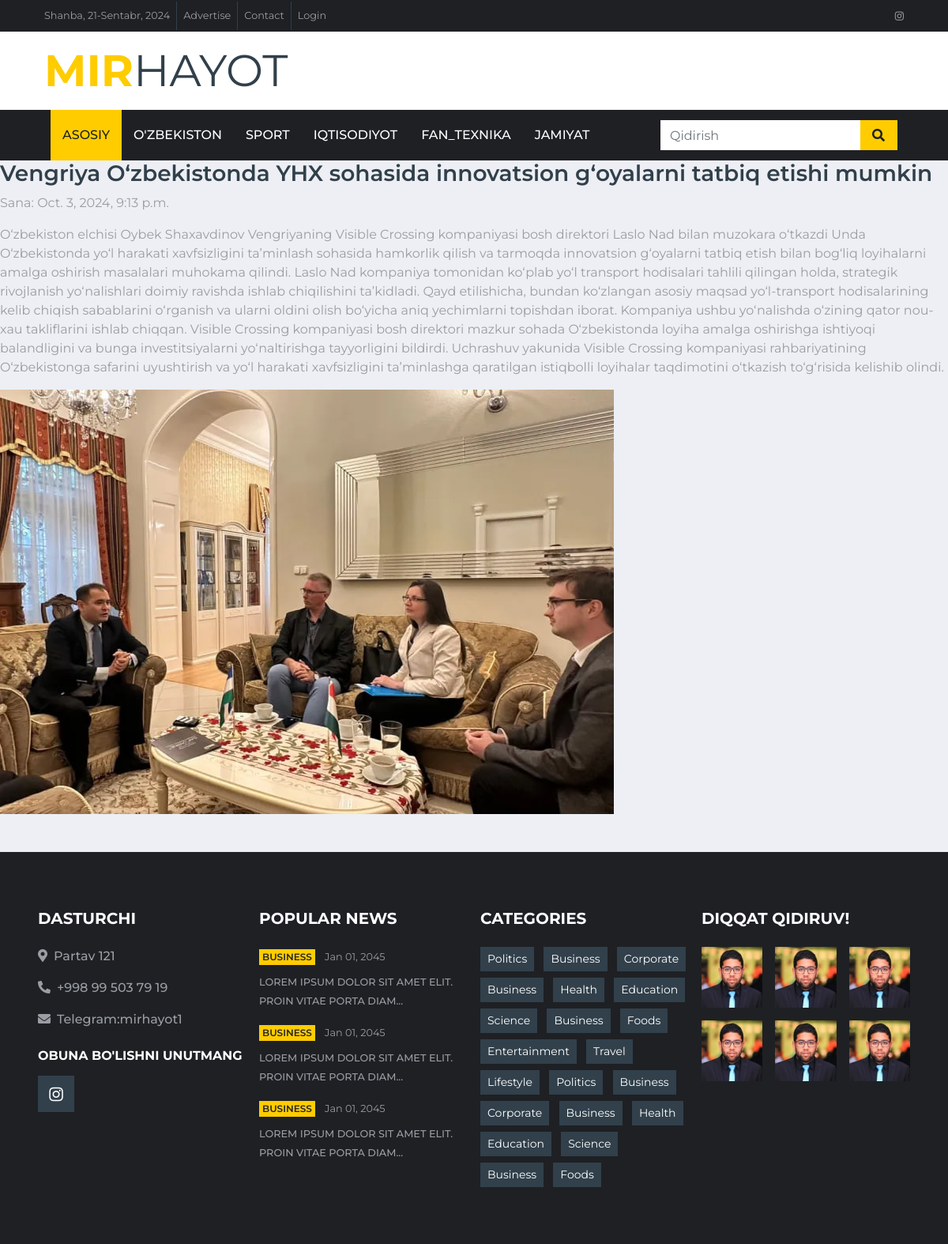
The page /news/67 on the database its author committed.
### news_app/models.py (models this page shows, shortened)
class News(models.Model):
    class Status(models.TextChoices):
        DRAFT = 'DF', 'Draft'
        Published = 'PB', 'Published'
    title = models.CharField(max_length=300)
    slug = models.SlugField(max_length=300)
    body = models.TextField()
    image = models.ImageField(upload_to='news/images')
    category = models.ForeignKey(Category, on_delete=models.CASCADE)
    publish_time = models.DateTimeField(default=timezone.now())
    created_time = models.DateTimeField(auto_now_add=True)
    updated_time = models.DateTimeField(auto_now=True)
    status = models.CharField(max_length=2,
                              choices=Status.choices,
                              default=Status.DRAFT)
    objects = models.Manager()
    published = PublishedManager()
    class Meta:
        ordering = ["-publish_time"]

### news_app/views.py (the view)
# urls.py: path("news/<int:id>", news_detail, name='news_detail_page'),
def news_detail(request, id):
    news = get_object_or_404(News, id=id, status=News.Status.Published)
    context = {
        'news': news
    }
    return render(request, "news/news_detail.html", context=context)

### templates/news/news_detail.html
{% extends "news/base.html" %}
{% load static %}
{% block content%}
    <h3>{{ news.title}}</h3>
    <p>Sana: {{ news.publish_time}}</p>
    <p>{{ news.body }}</p>
    <img src="{{ news.image.url }}">
{% endblock content %}

### rows shown on the page
News: title "Vengriya O‘zbekistonda YHX sohasida innovatsion g‘oyalarni tatbiq etishi mumkin", publish_time "Oct. 3, 2024, 9:13 p.m.", body "O‘zbekiston elchisi Oybek Shaxavdinov Vengriyaning Visible Crossing kompaniyasi bosh direktori Laslo Nad bilan muzokara o‘tkazdi Unda O‘zbekistonda yo‘l harakati xavfsizligini ta’minlash sohasida hamkorlik qilish va tarmoqda innovatsion g‘oyalarni tatbiq etish bilan bog‘liq loyihalarni amalga oshirish masalalari muhokama qilindi. Laslo Nad kompaniya tomonidan ko‘plab yo‘l transport hodisalari tahlili qilingan holda, strategik rivojlanish yo‘nalishlari doimiy ravishda ishlab chiqilishini ta’kidladi. Qayd etilishicha, bundan ko‘zlangan asosiy maqsad yo‘l-transport hodisalarining kelib chiqish sabablarini o‘rganish va ularni oldini olish bo‘yicha aniq yechimlarni topishdan iborat. Kompaniya…", image (picture)
